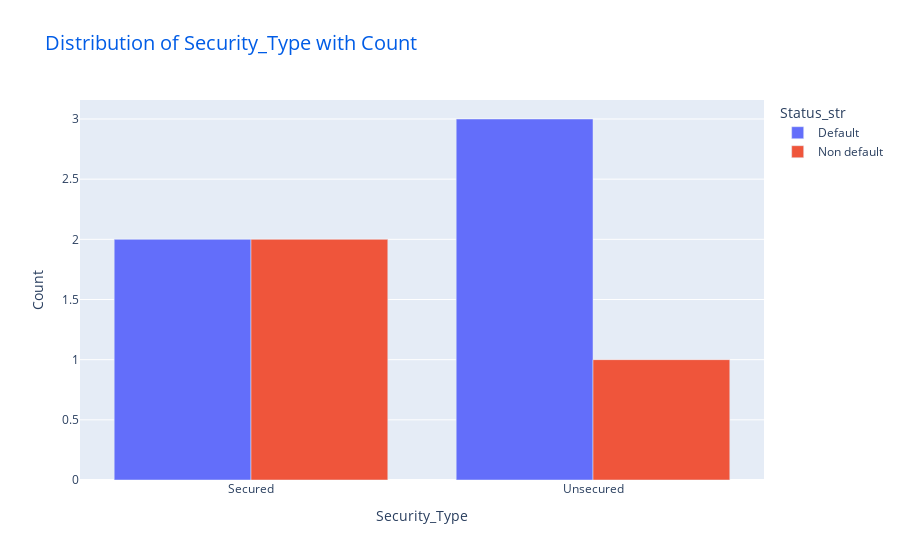

Notebook code for this chart:
### Markdown cell above
## grouped_cross_tab_bar

### Code cell
grouped_cross_tab_bar(cross_tab_melted, x_column='Security_Type', y_column='Count', group_by='Status_str')

### Figure 1 — Plotly figure (JSON) as saved in the notebook; plotly's stock layout.template omitted (floating-point values rounded to 4 significant figures)
{"data": [{"alignmentgroup": "True", "hovertemplate": "Status_str=Default<br>Security_Type=%{x}<br>Count=%{y}<extra></extra>", "legendgroup": "Default", "marker": {"color": "#636efa", "pattern": {"shape": ""}}, "name": "Default", "offsetgroup": "Default", "orientation": "v", "showlegend": true, "textposition": "auto", "type": "bar", "x": ["Secured", "Unsecured"], "xaxis": "x", "y": [2, 3], "yaxis": "y"}, {"alignmentgroup": "True", "hovertemplate": "Status_str=Non default<br>Security_Type=%{x}<br>Count=%{y}<extra></extra>", "legendgroup": "Non default", "marker": {"color": "#EF553B", "pattern": {"shape": ""}}, "name": "Non default", "offsetgroup": "Non default", "orientation": "v", "showlegend": true, "textposition": "auto", "type": "bar", "x": ["Secured", "Unsecured"], "xaxis": "x", "y": [2, 1], "yaxis": "y"}], "layout": {"bargap": 0.2, "barmode": "group", "legend": {"title": {"text": "Status_str"}, "tracegroupgap": 0}, "title": {"font": {"color": "#005ce6", "size": 20}, "text": "Distribution of Security_Type with Count"}, "xaxis": {"anchor": "y", "domain": [0, 1], "title": {"text": "Security_Type"}}, "yaxis": {"anchor": "x", "domain": [0, 1], "title": {"text": "Count"}}}}
